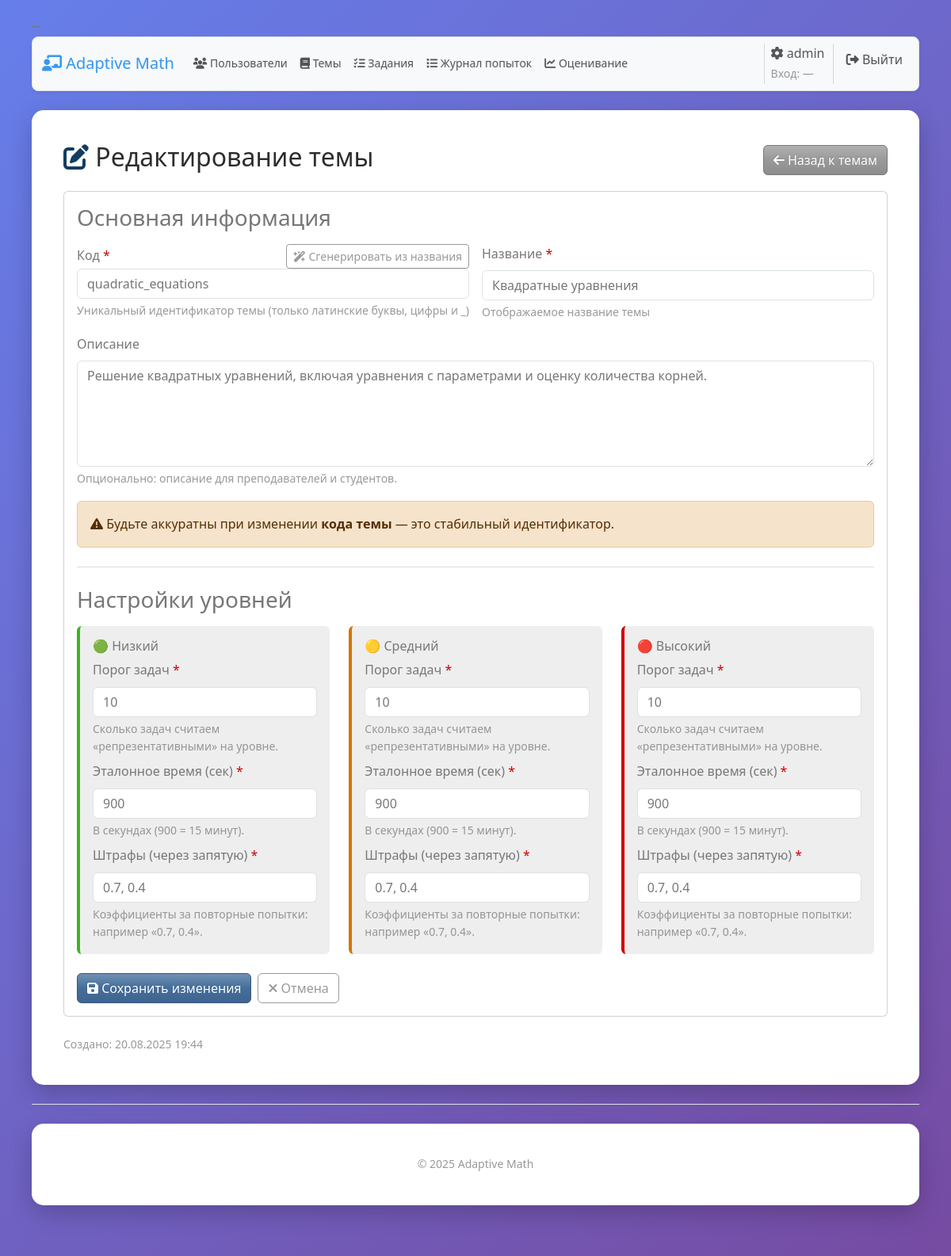
Screenshot of /admin/topics/1/edit (signed in) with the database file from the repository.
### models.py (models this page shows, shortened)
class User(UserMixin, db.Model):
    __tablename__ = 'users'
    id = db.Column(db.Integer, primary_key=True)
    username = db.Column(db.String(80), unique=True, nullable=False)
    email = db.Column(db.String(120), unique=True, nullable=False)
    password_hash = db.Column(db.String(255), nullable=False)
    role = db.Column(db.String(20), nullable=False, default='student')  # 'student' или 'teacher'
    first_name = db.Column(db.String(50))
    last_name = db.Column(db.String(50))
    created_at = db.Column(db.DateTime, default=datetime.utcnow)
    last_login = db.Column(db.DateTime)
    is_active = db.Column(db.Boolean, default=True)
    task_attempts = db.relationship(
        'TaskAttempt',
        back_populates='user',
        cascade='all, delete-orphan',  # удаляем попытки вместе с пользователем
        passive_deletes=True,          # уважать ondelete='CASCADE' на уровне БД
        lazy='selectin'                # удобно: можно len(), не нужно .all()
    )
    evaluation_logs = db.relationship(
        'StudentEvaluationLog',
        back_populates='user',
        cascade='all, delete-orphan',
        passive_deletes=True,
        lazy='selectin'
    )
    topic_progress = db.relationship(
        'StudentTopicProgress',
        back_populates='user',
        cascade='all, delete-orphan',
        passive_deletes=True,
        lazy='selectin'
    )
    created_tasks = db.relationship('MathTask', backref='creator', lazy='dynamic')
    def get_full_name(self):
        if self.first_name and self.last_name:
            return f"{self.first_name} {self.last_name}"
        return self.username

class Topic(db.Model):
    __tablename__ = 'topics'
    id = db.Column(db.Integer, primary_key=True)
    code = db.Column(db.String(50), unique=True, nullable=False)  # Например: 'quadratic_equations'
    name = db.Column(db.String(100), nullable=False)              # Название темы: 'Квадратные уравнения'
    description = db.Column(db.Text)
    created_at = db.Column(db.DateTime, default=datetime.utcnow)
    tasks = db.relationship('MathTask', backref='topic_ref', lazy='dynamic')  # можно оставить как было
    level_configs = db.relationship('TopicLevelConfig', backref='topic', lazy='dynamic', cascade='all, delete-orphan', passive_deletes=True)
    evaluation_logs = db.relationship('StudentEvaluationLog', back_populates='topic', lazy='selectin')
    student_progress = db.relationship('StudentTopicProgress', back_populates='topic', lazy='selectin')

### blueprints/admin/routes.py (the view, shortened to what this page needs)
@admin_bp.route("/topics/<int:topic_id>/edit", methods=["GET", "POST"])
@login_required
@admin_required
def edit_topic(topic_id):
    topic = db.session.get(Topic, topic_id)
    if topic is None:
        from flask import abort
        abort(404)
    existing_cfgs = {cfg.level: cfg for cfg in (topic.level_configs or [])}
    def cfg_or_defaults(level):
        cfg = existing_cfgs.get(level)
        if cfg:
            return {
                "level": cfg.level,
                "task_count_threshold": cfg.task_count_threshold or 10,
                "reference_time": cfg.reference_time or 900,
                "penalty_weights": ", ".join(str(x) for x in (cfg.penalty_weights or [0.7, 0.4])),
            }
    levels = ["low", "medium", "high"]
    form_data = {
        "code": topic.code,
        "name": topic.name,
        "description": topic.description or "",
        "configs": [cfg_or_defaults(lvl) for lvl in levels],
    }
    form = EditTopicForm(instance=topic, data=form_data)
    return render_template("admin/edit_topic.html", form=form, topic=topic, active_tab="topics")

### blueprints/admin/forms.py (shortened to what this page needs)
class EditTopicForm(TopicBaseForm):
    configs = FieldList(FormField(LevelConfigForm), min_entries=3, max_entries=3)
    def __init__(self, *args, instance=None, **kwargs):
        super().__init__(*args, **kwargs)
        if instance is not None:
            self.instance_id.data = str(instance.id)
    submit = SubmitField("Сохранить")

class LevelConfigForm(NoCsrfForm):
    level = HiddenField(validators=[DataRequired()], render_kw={"readonly": True})
    task_count_threshold = IntegerField(
        "Порог задач",
        validators=[DataRequired(), NumberRange(min=0, max=100000)],
        render_kw={"placeholder": "10"},
        description="Сколько задач считаем «репрезентативными» на уровне."
    )
    reference_time = IntegerField(
        "Эталонное время (сек)",
        validators=[DataRequired(), NumberRange(min=1, max=86400)],
        render_kw={"placeholder": "900"},
        description="В секундах (900 = 15 минут)."
    )
    penalty_weights = StringField(
        "Штрафы (через запятую)",
        validators=[DataRequired()],
        filters=[_strip],
        render_kw={"placeholder": "0.7, 0.4"},
        description="Коэффициенты за повторные попытки: например «0.7, 0.4»."
    )

### blueprints/admin/forms.py (called while the page is built)
def _strip(v):
    if v is None:
        return None
    if isinstance(v, str):
        v = v.strip()
        return v or None
    return v

### blueprints/admin/routes.py (called while the page is built)
def admin_required(fn):
    @wraps(fn)
    def wrapper(*args, **kwargs):
        if not current_user.is_authenticated or getattr(current_user, "role", None) != "admin":
            from flask import abort
            abort(403)
        return fn(*args, **kwargs)
    return wrapper

### templates/admin/edit_topic.html (shortened to what this page needs)
{% extends "admin/base_admin.html" %}
{% from "shared/_form_macros.html" import render_field %}
{% block admin_content %}
<div class="d-flex justify-content-between align-items-center mb-3">
  <h2><i class="fa fa-edit text-info-emphasis"></i> Редактирование темы</h2>
  <a href="{{ url_for('admin.topics') }}" class="btn btn-secondary">
    <i class="fas fa-arrow-left"></i> Назад к темам
  </a>
</div>
<div class="card mb-4">
  <div class="card-body">
    <h3 class="mb-3">Основная информация</h3>
    <form action="{{ url_for('admin.edit_topic', topic_id=topic.id) }}" method="post" novalidate class="topic-form">
      <div class="row g-3">
        <div class="col-md-6">
          <div class="d-flex justify-content-between align-items-center">
            <label for="{{ form.code.id }}" class="form-label mb-0">
              {{ form.code.label.text }}{% if form.code.flags.required %} <span class="text-danger">*</span>{% endif %}
            </label>
            <button type="button" id="slugifyBtn" class="btn btn-outline-secondary btn-sm">
              <i class="fas fa-wand-magic-sparkles"></i> Сгенерировать из названия
            </button>
          </div>
          {{ form.code(class_=('form-control' ~ (' is-invalid' if form.code.errors else ''))) }}
          {% if form.code.errors %}
            <div class="invalid-feedback">{{ form.code.errors[0] }}</div>
          {% elif form.code.description %}
            <div class="form-text">{{ form.code.description }}</div>
          {% endif %}
        </div>
        <div class="col-md-6">
          {{ render_field(form.name) }}
        </div>
      </div>
      <div class="mt-3">
        {{ render_field(form.description) }}
      </div>
      <div class="alert alert-warning mt-3">
        <i class="fas fa-triangle-exclamation"></i>
        Будьте аккуратны при изменении <strong>кода темы</strong> — это стабильный идентификатор.
      </div>
      <hr class="my-4">
      <h3 class="mb-3">Настройки уровней</h3>
      <div class="row gy-3">
        {% for cfg in form.configs %}
          {% set lvl = cfg.level.data or cfg.level._value() %}
          <div class="col-md-4">
            <div class="p-3 bg-light rounded border-start border-4
                {% if lvl == 'low' %}border-success{% elif lvl == 'medium' %}border-warning{% else %}border-danger{% endif %}">
              <div class="d-flex justify-content-between align-items-center mb-2">
                <h6 class="mb-0">
                  {% if lvl == 'low' %}🟢 Низкий{% elif lvl == 'medium' %}🟡 Средний{% else %}🔴 Высокий{% endif %}
                </h6>
              </div>
              <div class="mb-2">
                {{ render_field(cfg.task_count_threshold) }}
              </div>
              <div class="mb-2">
                {{ render_field(cfg.reference_time) }}
              </div>
              <div class="mb-0">
                {{ render_field(cfg.penalty_weights) }}
              </div>
            </div>
          </div>
        {% endfor %}
      </div>
      <div class="mt-4 d-flex align-items-center gap-2">
        <button type="submit" class="btn btn-primary">
          <i class="fas fa-save"></i> Сохранить изменения
        </button>
        <a href="{{ url_for('admin.topics') }}" class="btn btn-outline-secondary">
          <i class="fas fa-times"></i> Отмена
        </a>
      </div>
    </form>
  </div>
</div>
{% if topic.created_at %}
  <div class="text-muted small">Создано: {{ topic.created_at.strftime('%d.%m.%Y %H:%M') }}</div>
{% endif %}
{% endblock %}

### templates/shared/_form_macros.html (shortened to what this page needs)
{% macro render_field(field) %}
  <label for="{{ field.id }}" class="form-label">
    {{ field.label.text }}
    {% if field.flags.required %}
      <span class="text-danger" title="Обязательное поле">*</span>
    {% endif %}
  </label>
  {% set is_select = field.type in ['SelectField', 'SelectMultipleField'] %}
  {% set bs_base = 'form-select' if is_select else 'form-control' %}
  {% set render_kw_class = (field.render_kw.get('class', '') if field.render_kw else '') %}
  {% set full_class = (render_kw_class ~ ' ' ~ bs_base ~ (' is-invalid' if field.errors else ''))|trim %}
  {{ field(class_=full_class) }}
  {% if field.errors %}
    <div class="invalid-feedback">{{ field.errors[0] }}</div>
  {% elif field.description %}
    <div class="form-text">{{ field.description }}</div>
  {% endif %}
{% endmacro %}

### templates/shared/base.html (shortened to what this page needs)
<!DOCTYPE html>
<html lang="ru">
<head>
    <link rel="stylesheet" href="{{ url_for('static', filename='css/bootstrap-spacelab.css') }}">
    <link rel="stylesheet" type="text/css" href="{{ url_for('static', filename='css/style.css') }}">
    <link rel="stylesheet"
        href="https://cdnjs.cloudflare.com/ajax/libs/font-awesome/6.5.2/css/all.min.css"
>
</head>
<body class="bg-light">
    <nav class="navbar navbar-expand-lg bg-body-tertiary rounded-3 shadow-sm border bg-white">
        <div class="container-fluid">
        <a class="navbar-brand" href="{{ url_for('main.dashboard') }}"><i class="fas fa-chalkboard-teacher"></i> Adaptive Math</a>
        <div id="mainNav" class="collapse navbar-collapse">
            {% if current_user.is_authenticated %}
            <ul class="navbar-nav me-auto small">
                {% block nav_items %}{% endblock %}
            </ul>
            {% endif %}
            <ul class="navbar-nav ms-auto">
                {% if current_user.is_authenticated %}
                    <li class="nav-item">
                        <span class="navbar-text me-3">
                            {% if current_user.role == 'admin' %}<i class="fas fa-cog"></i>
                            {% elif current_user.role == 'teacher' %}<i class="fas fa-chalkboard-teacher"></i>
                            {% elif current_user.role == 'student' %}<i class="fas fa-user-graduate"></i>
                            {% else %}<i class="fas fa-user"></i>
                            {% endif %}
                            {{ current_user.get_full_name() }}
                            <br>
                            {% if current_user.last_login %}
                                <small class="text-info">Вход: {{ current_user.last_login.strftime('%d.%m.%Y %H:%M') }}</small>
                            {% else %}
                                <small class="text-muted">Вход: —</small>
                            {% endif %}
                        </span>
                    </li>
                    <li class="nav-item"><a class="nav-link" href="{{ url_for('auth.logout') }}"><i class="fas fa-sign-out-alt"></i> Выйти</a></li>
                {% else %}
                    <li class="nav-item"><a class="nav-link" href="{{ url_for('auth.login') }}"><i class="fas fa-sign-in-alt"></i> Войти</a></li>
                {% endif %}
            </ul>
        </div>
        </div>
    </nav>
    <main class="container my-4">
        {% block content %}{% endblock %}
    </main>
    <footer class="py-4 border-top">
        <div class="container text-center text-muted small">
          © {{ 2025 }} Adaptive Math
        </div>
      </footer>
</body>
</html>

### static/css/style.css (style rules this page uses)
body { font-family: 'Segoe UI', Tahoma, Geneva, Verdana, sans-serif; max-width: min(1200px, 95%); margin: 0 auto; padding: 20px 10px; background: linear-gradient(135deg, #667eea 0%, #764ba2 100%); min-height: 100vh; line-height: 1.6; }
.container { background: white; padding: 40px; border-radius: 15px; box-shadow: 0 10px 30px rgba(0,0,0,0.2); margin: 0 auto 20px; width: 100%; box-sizing: border-box; }

### rows the page displays
User: get_full_name "admin"
Topic: code "quadratic_equations", name "Квадратные уравнения", description "Решение квадратных уравнений, включая уравнения с параметрами и оценку количества корней.", created_at "20.08.2025 19:44"

### other values shown
{{ field.label.text }} "Название Описание" "Порог задач Эталонное время (сек) Штрафы (через запятую)" "Порог задач Эталонное время (сек) Штрафы (через запятую)" "Порог задач Эталонное время (сек) Штрафы (через запятую)"
{{ field.description }} "Отображаемое название темы Опционально: описание для преподавателей и студентов." "Сколько задач считаем «репрезентативными» на уровне. В секундах (900 = 15 минут). Коэффициенты за повторные попытки: например «0.7, 0.4»." "Сколько задач считаем «репрезентативными» на уровне. В секундах (900 = 15 минут). Коэффициенты за повторные попытки: например «0.7, 0.4»." "Сколько задач считаем «репрезентативными» на уровне. В секундах (900 = 15 минут). Коэффициенты за повторные попытки: например «0.7, 0.4»."
{{ 2025 }} "2025"
